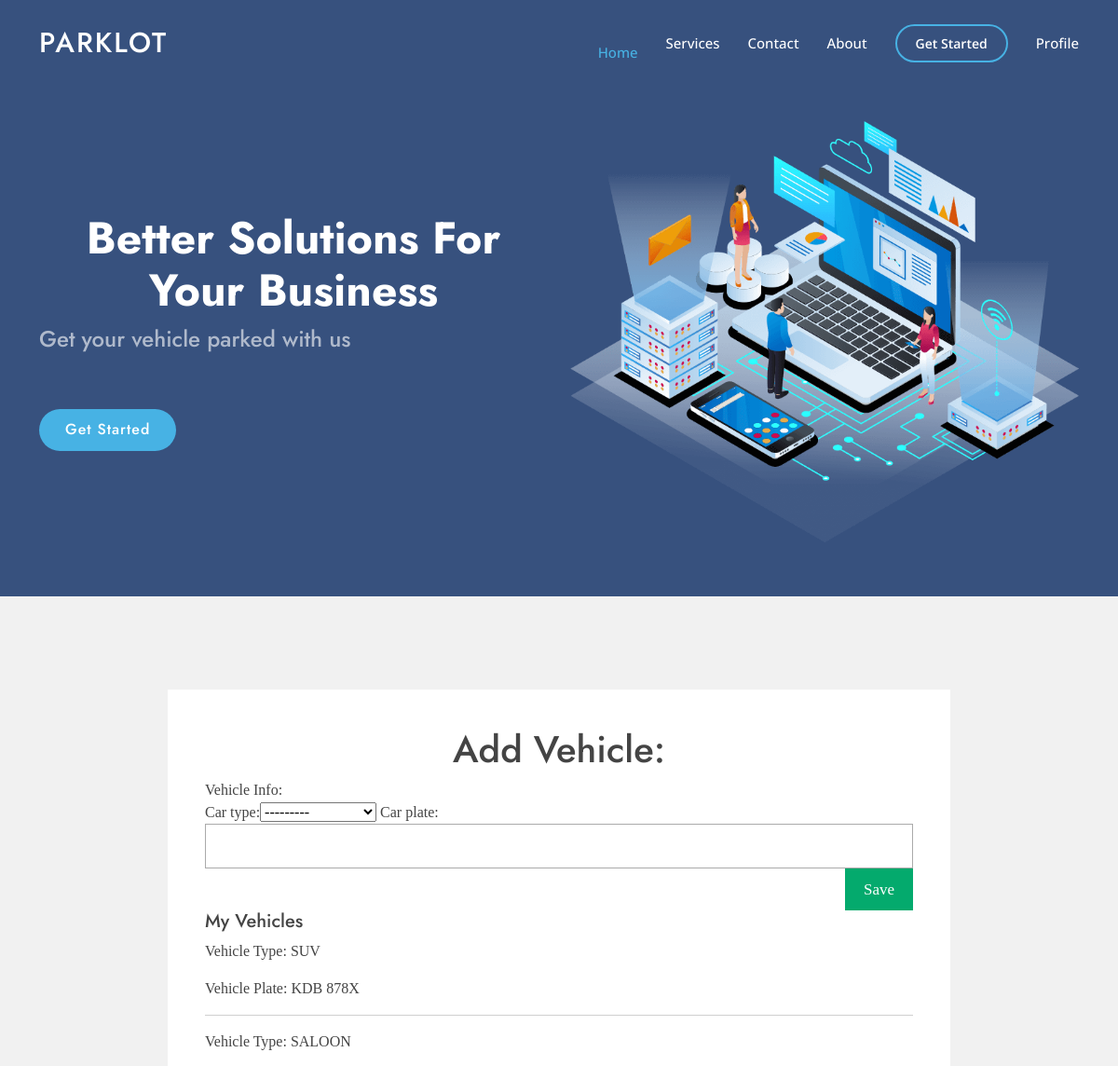
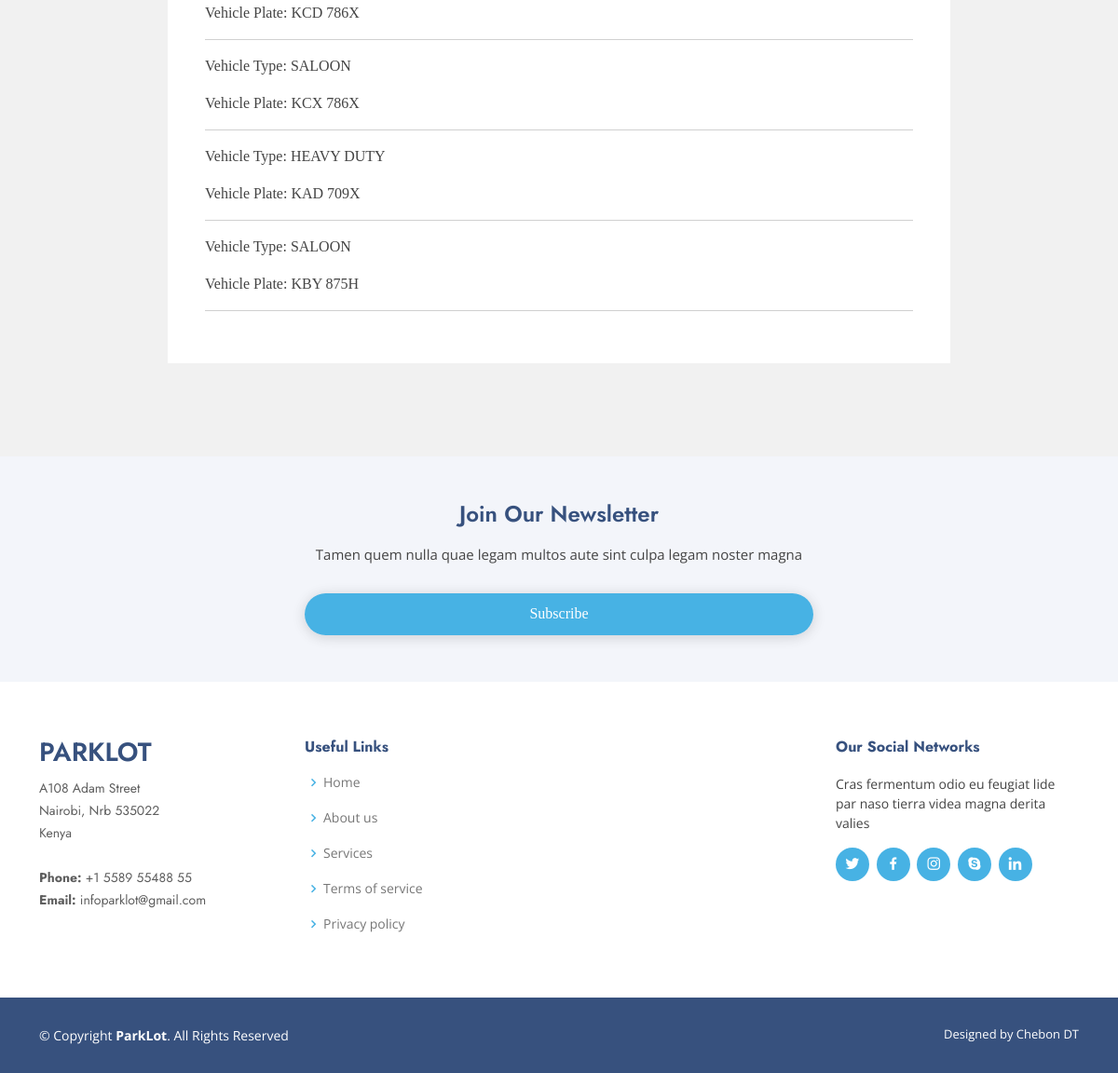
Screenshot of /parking/vehicles/ (signed in) with the database file from the repository (2 pictures, top to bottom).
### parking/models.py (models this page shows, shortened)
class Vehicle(models.Model):
    CAR_TYPES=[
        ('SALOON','SALOON'),
        ('HEAVY DUTY','HEAVY DUTY'),
        ('SUV','SUV'),
    ]
    driver=models.ForeignKey(Person, on_delete=models.CASCADE)
    car_type=models.CharField(max_length=100,choices=CAR_TYPES)
    car_plate=models.CharField(max_length=15, unique=True)

### parking/views.py (the view, shortened to what this page needs)
# urls.py: path('parking/vehicles/', VehicleView.as_view(), name='vehicles'),
class VehicleView(View):
    def get(self,request,*args,**kwargs):
        return render(request,'parking/vehicles.html',{
            'vehicles':Vehicle.objects.filter(driver=request.user),
            'form': VehicleForm()
        })

### parking/form.py
class VehicleForm(ModelForm):
    class Meta:
        model=Vehicle
        fields='__all__'
        widgets={'driver': widgets.HiddenInput()}

### parking/templates/parking/vehicles.html (shortened to what this page needs)
{% extends 'parking/base.html'%}
{%load static%}
{% block content%}
<form id="regForm" method="post" >
   <h1>Add Vehicle:</h1>
   <div class="tab">Vehicle Info:<br>
   {{form}}
   </div>
   <div style="overflow:auto;">
     <div style="float:right;">
       <button type="submit" id="nextBtn">Save</button>
     </div>
   </div>
   <div>
    <h5>My Vehicles</h5>
    {%for vehicle in vehicles%}
    <p>Vehicle Type: {{vehicle.car_type}}</p>
    <p>Vehicle Plate: {{vehicle.car_plate}}</p>
    <hr>
    {%endfor%}
</div>
 </form>
{% endblock%}

### parking/templates/parking/base.html (shortened to what this page needs)
{%load static%}
<!DOCTYPE html>
<html lang="en">
<head>
  <link href="{% static 'vendor/aos/aos.css' %}" rel="stylesheet">
  <link href="{% static 'vendor/bootstrap/css/bootstrap.min.css' %}" rel="stylesheet">
  <link href="{% static 'vendor/bootstrap-icons/bootstrap-icons.css' %}" rel="stylesheet">
  <link href="{% static 'vendor/boxicons/css/boxicons.min.css' %}" rel="stylesheet">
  <link href="{% static 'vendor/glightbox/css/glightbox.min.css' %}" rel="stylesheet">
  <link href="{% static 'vendor/remixicon/remixicon.css' %}" rel="stylesheet">
  <link href="{% static 'vendor/swiper/swiper-bundle.min.css' %}" rel="stylesheet">
  <link href="{% static 'css/style.css' %}" rel="stylesheet">
</head>
<body>
  {% include "includes/header.html"%}
  {% include "includes/hero.html"%}
  <main id="main">
    {% block content%}
    {% endblock%}
  </main>
  {% include "includes/footer.html" %}
</body>
</html>

### parking/templates/includes/header.html (shortened to what this page needs)
<header id="header" class="fixed-top ">
    <div class="container d-flex align-items-center">
      <h1 class="logo me-auto"><a href="index.html">ParkLot</h1>
      <nav id="navbar" class="navbar">
        <ul>
          <li><a class="nav-link scrollto active" href="#hero">Home</a></li>
          <li><a class="nav-link scrollto" href="#services">Services</a></li>
          <li><a class="nav-link scrollto" href="#contact">Contact</a></li>
          <li><a class="nav-link scrollto" href="#about">About</a></li>
          <li><a class="getstarted scrollto" href="/parking/parking-lots">Get Started</a></li>
          <li><a class="nav-link scrollto"href="accounts/profile">Profile</a></li>
        </ul>
      </nav>
    </div>
  </header>

### parking/templates/includes/hero.html
{%load static%}
<section id="hero" class="d-flex align-items-center">
    <div class="container">
      <div class="row">
        <div class="col-lg-6 d-flex flex-column justify-content-center pt-4 pt-lg-0 order-2 order-lg-1" data-aos="fade-up" data-aos-delay="200">
          <h1>Better Solutions For Your Business</h1>
          <h2>Get your vehicle parked with us</h2>
          <div class="d-flex justify-content-center justify-content-lg-start">
            <a href="/parking" class="btn-get-started scrollto">Get Started</a>
          </div>
        </div>
        <div class="col-lg-6 order-1 order-lg-2 hero-img" data-aos="zoom-in" data-aos-delay="200">
          <img src="{% static 'img/hero-img.png' %}" class="img-fluid animated" alt="">
        </div>
      </div>
    </div>
  </section>

### parking/templates/includes/footer.html
<footer id="footer">
    <div class="footer-newsletter">
      <div class="container">
        <div class="row justify-content-center">
          <div class="col-lg-6">
            <h4>Join Our Newsletter</h4>
            <p>Tamen quem nulla quae legam multos aute sint culpa legam noster magna</p>
            <form action="" method="post">
              <input type="email" name="email"><input type="submit" value="Subscribe">
            </form>
          </div>
        </div>
      </div>
    </div>
    <div class="footer-top">
      <div class="container">
        <div class="row">
          <div class="col-lg-3 col-md-6 footer-contact">
            <h3>ParkLot</h3>
            <p>
              A108 Adam Street <br>
              Nairobi, Nrb 535022<br>
              Kenya<br><br>
              <strong>Phone:</strong> +1 5589 55488 55<br>
              <strong>Email:</strong> infoparklot@gmail.com<br>
            </p>
          </div>
          <div class="col-lg-3 col-md-6 footer-links">
            <h4>Useful Links</h4>
            <ul>
              <li><i class="bx bx-chevron-right"></i> <a href="#">Home</a></li>
              <li><i class="bx bx-chevron-right"></i> <a href="#">About us</a></li>
              <li><i class="bx bx-chevron-right"></i> <a href="#">Services</a></li>
              <li><i class="bx bx-chevron-right"></i> <a href="#">Terms of service</a></li>
              <li><i class="bx bx-chevron-right"></i> <a href="#">Privacy policy</a></li>
            </ul>
          </div>
          <div class="col-lg-3 col-md-6 footer-links">
          </div>
          <div class="col-lg-3 col-md-6 footer-links">
            <h4>Our Social Networks</h4>
            <p>Cras fermentum odio eu feugiat lide par naso tierra videa magna derita valies</p>
            <div class="social-links mt-3">
              <a href="#" class="twitter"><i class="bx bxl-twitter"></i></a>
              <a href="#" class="facebook"><i class="bx bxl-facebook"></i></a>
              <a href="#" class="instagram"><i class="bx bxl-instagram"></i></a>
              <a href="#" class="google-plus"><i class="bx bxl-skype"></i></a>
              <a href="#" class="linkedin"><i class="bx bxl-linkedin"></i></a>
            </div>
          </div>
        </div>
      </div>
    </div>
    <div class="container footer-bottom clearfix">
      <div class="copyright">
        &copy; Copyright <strong><span>ParkLot</span></strong>. All Rights Reserved
      </div>
      <div class="credits">
        Designed by Chebon DT</a>
      </div>
    </div>
  </footer>

### static/css/style.css (style rules this page uses)
body { font-family: "Open Sans", sans-serif; color: #444444; }
a { color: #47b2e4; text-decoration: none; }
h1, h2, h3, h4, h5, h6 { font-family: "Jost", sans-serif; }
#header { transition: all 0.5s; z-index: 997; padding: 15px 0; }
#header .logo { font-size: 30px; margin: 0; padding: 0; line-height: 1; font-weight: 500; letter-spacing: 2px; text-transform: uppercase; }
#header .logo a { color: #fff; }
.navbar { padding: 0; }
.navbar ul { margin: 0; padding: 0; display: flex; list-style: none; align-items: center; }
.navbar li { position: relative; }
.navbar a, .navbar a:focus { display: flex; align-items: center; justify-content: space-between; padding: 10px 0 10px 30px; font-size: 15px; font-weight: 500; color: #fff; white-space: nowrap; transition: 0.3s; }
.navbar a:hover, .navbar .active, .navbar .active:focus, .navbar li:hover > a { color: #47b2e4; }
.navbar .getstarted, .navbar .getstarted:focus { padding: 8px 20px; margin-left: 30px; border-radius: 50px; color: #fff; font-size: 14px; border: 2px solid #47b2e4; font-weight: 600; }
#hero { width: 100%; height: 80vh; background: #37517e; }
#hero .container { padding-top: 72px; }
#hero h1 { margin: 0 0 10px 0; font-size: 48px; font-weight: 700; line-height: 56px; color: #fff; }
#hero h2 { color: rgba(255, 255, 255, 0.6); margin-bottom: 50px; font-size: 24px; }
#hero .btn-get-started { font-family: "Jost", sans-serif; font-weight: 500; font-size: 16px; letter-spacing: 1px; display: inline-block; padding: 10px 28px 11px 28px; border-radius: 50px; transition: 0.5s; margin: 10px 0 0 0; color: #fff; background: #47b2e4; }
#hero .animated { animation: up-down 2s ease-in-out infinite alternate-reverse both; }
section { padding: 60px 0; overflow: hidden; }
#footer { font-size: 14px; background: #37517e; }
#footer .footer-newsletter { padding: 50px 0; background: #f3f5fa; text-align: center; font-size: 15px; color: #444444; }
#footer .footer-newsletter h4 { font-size: 24px; margin: 0 0 20px 0; padding: 0; line-height: 1; font-weight: 600; color: #37517e; }
#footer .footer-newsletter form { margin-top: 30px; background: #fff; padding: 6px 10px; position: relative; border-radius: 50px; box-shadow: 0px 2px 15px rgba(0, 0, 0, 0.06); text-align: left; }
#footer .footer-newsletter form input[type=submit] { position: absolute; top: 0; right: 0; bottom: 0; border: 0; background: none; font-size: 16px; padding: 0 20px; background: #47b2e4; color: #fff; transition: 0.3s; border-radius: 50px; box-shadow: 0px 2px 15px rgba(0, 0, 0, 0.1); }
#footer .footer-top { padding: 60px 0 30px 0; background: #fff; }
#footer .footer-top .footer-contact { margin-bottom: 30px; }
#footer .footer-top .footer-contact h3 { font-size: 28px; margin: 0 0 10px 0; padding: 2px 0 2px 0; line-height: 1; text-transform: uppercase; font-weight: 600; color: #37517e; }
#footer .footer-top .footer-contact p { font-size: 14px; line-height: 24px; margin-bottom: 0; font-family: "Jost", sans-serif; color: #5e5e5e; }
#footer .footer-top h4 { font-size: 16px; font-weight: bold; color: #37517e; position: relative; padding-bottom: 12px; }
#footer .footer-top .footer-links { margin-bottom: 30px; }
#footer .footer-top .footer-links ul { list-style: none; padding: 0; margin: 0; }
#footer .footer-top .footer-links ul i { padding-right: 2px; color: #47b2e4; font-size: 18px; line-height: 1; }
#footer .footer-top .footer-links ul li { padding: 10px 0; display: flex; align-items: center; }
#footer .footer-top .footer-links ul li:first-child { padding-top: 0; }
#footer .footer-top .footer-links ul a { color: #777777; transition: 0.3s; display: inline-block; line-height: 1; }
#footer .footer-top .social-links a { font-size: 18px; display: inline-block; background: #47b2e4; color: #fff; line-height: 1; padding: 8px 0; margin-right: 4px; border-radius: 50%; text-align: center; width: 36px; height: 36px; transition: 0.3s; }
#footer .footer-bottom { padding-top: 30px; padding-bottom: 30px; color: #fff; }
#footer .copyright { float: left; }
#footer .credits { float: right; font-size: 13px; }

### rows the page displays
Vehicle: car_type "SUV", car_plate "KDB 878X"
Vehicle: car_type "SALOON", car_plate "KCD 786X"
Vehicle: car_type "SALOON", car_plate "KCX 786X"
Vehicle: car_type "HEAVY DUTY", car_plate "KAD 709X"
Vehicle: car_type "SALOON", car_plate "KBY 875H"
